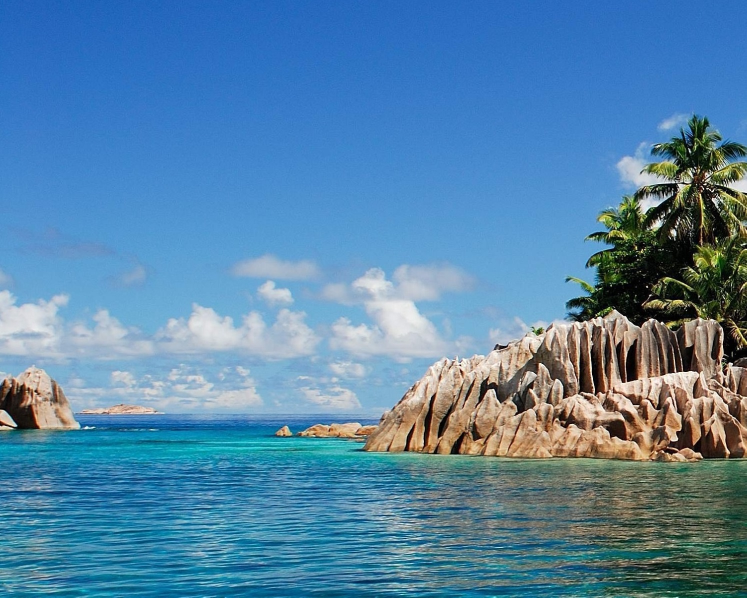
#> input picture StitchAndPostProcess/Images/1/1.jpg, 1493 x 1195 px (shown at 1/2 size)
$ python -i main.py   (imports and definitions only)
#> lines starting #> are read from the running program, lines starting #| are printed output that depends on the picture; after the words box and inside, x2 and y2 are one past the last pixel; in counts of white or black regions, pixels touching at a corner belong together
#> further down, picture is the input picture: shape (1195, 1493, 3); mean B, G, R 166.7, 131.9, 85.1
# -*- coding: utf-8 -*-
"""
Created on Sun Mar  5 17:37:38 2023

@author: Shibin Judah Paul
"""

import cv2
import numpy as np

from matplotlib import pyplot as plt


def bgr1(myimage):

    # Blur to image to reduce noise
    myimage = cv2.GaussianBlur(myimage,(5,5), 0)

    # We bin the pixels. Result will be a value 1..5
    bins=np.array([0,51,102,153,204,255])
    myimage[:,:,:] = np.digitize(myimage[:,:,:],bins,right=True)*51
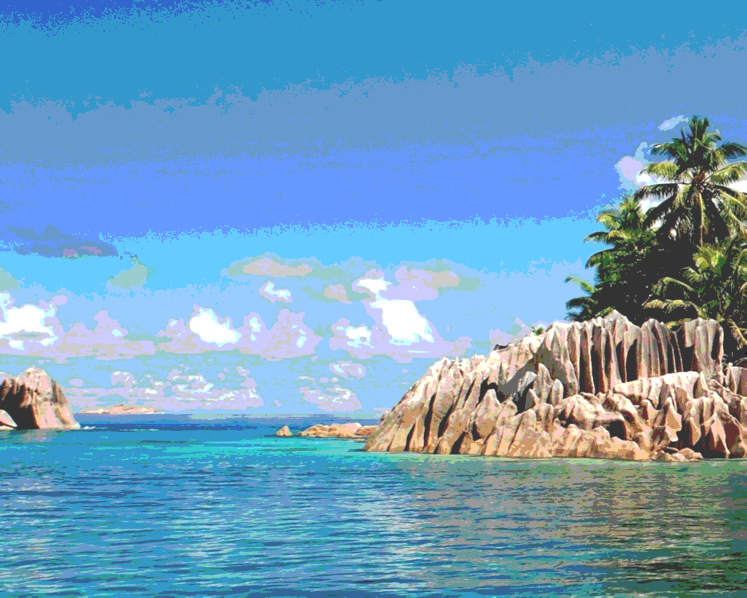
#> myimage: shape (1195, 1493, 3) (shown at 1/2 size); mean of channels 0, 1, 2 192.2, 158.6, 110.3; drawn as B, G, R

    # Create single channel greyscale for thresholding
    myimage_grey = cv2.cvtColor(myimage, cv2.COLOR_BGR2GRAY)
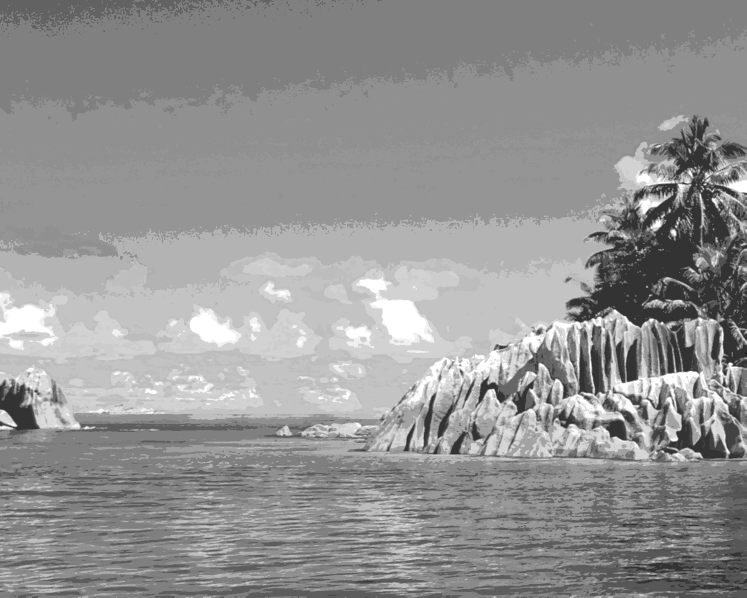
#> myimage_grey: shape (1195, 1493) (shown at 1/2 size); min 21, max 255, mean 148

    # Perform Otsu thresholding and extract the background.
    # We use Binary Threshold as we want to create an all white background
    ret,background = cv2.threshold(myimage_grey,0,255,cv2.THRESH_BINARY+cv2.THRESH_OTSU)
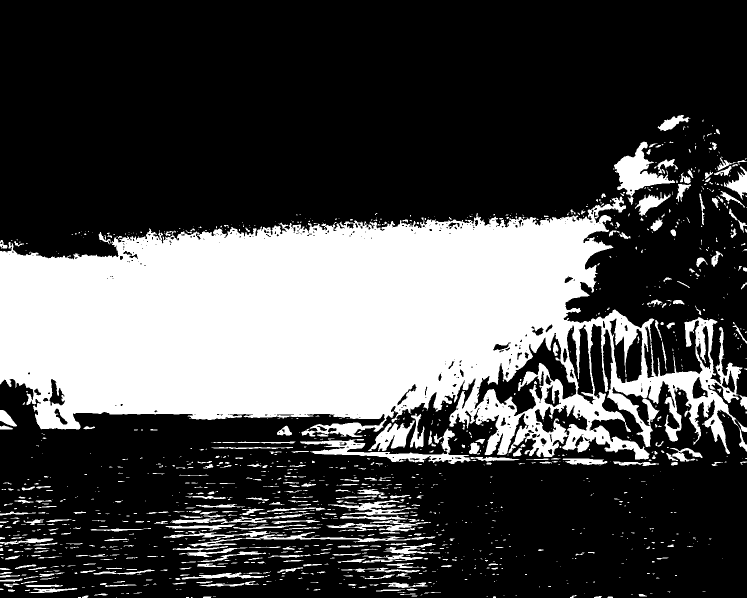
#> background: shape (1195, 1493) (shown at 1/2 size); 29.4% white; 1271 white regions (877 under 20 px), largest, box (x1, y1, x2, y2) and area: (0, 393, 1493, 919) 453672, (600, 856, 942, 928) 5332, (1228, 283, 1350, 410) 5215
#> ret = 162

    # Convert black and white back into 3 channel greyscale
    background = cv2.cvtColor(background, cv2.COLOR_GRAY2BGR)

    # Perform Otsu thresholding and extract the foreground.
    # We use TOZERO_INV as we want to keep some details of the foregorund
    ret,foreground = cv2.threshold(myimage_grey,0,255,cv2.THRESH_TOZERO_INV+cv2.THRESH_OTSU)  #Currently foreground is only a mask
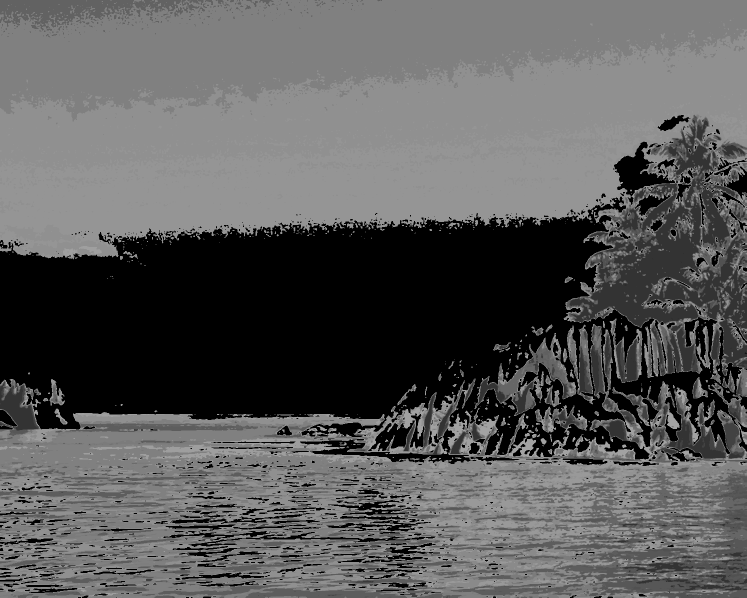
#> foreground: shape (1195, 1493) (shown at 1/2 size); min 0, max 162, mean 90
    foreground = cv2.bitwise_and(myimage,myimage, mask=foreground)  # Update foreground with bitwise_and to extract real foreground
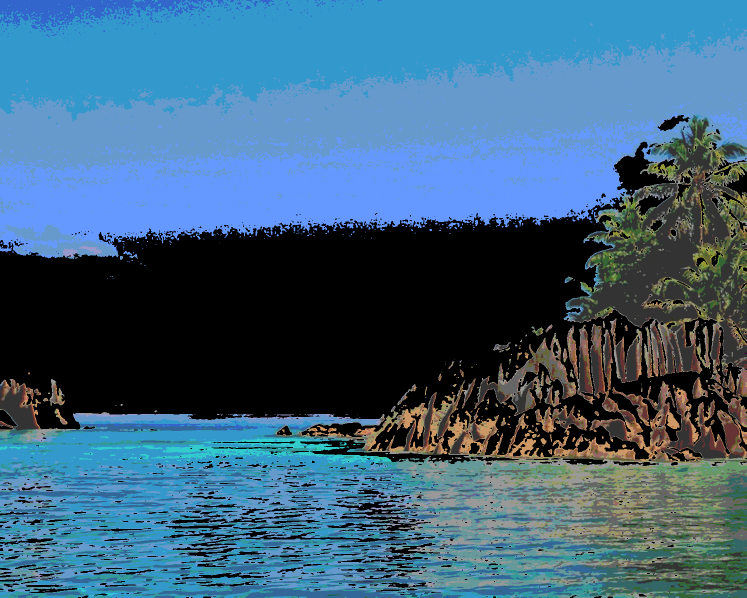
#> foreground: shape (1195, 1493, 3) (shown at 1/2 size); mean of channels 0, 1, 2 125.2, 98.1, 60.7; drawn as B, G, R

    # Combine the background and foreground to obtain our final image
    finalimage = background+foreground
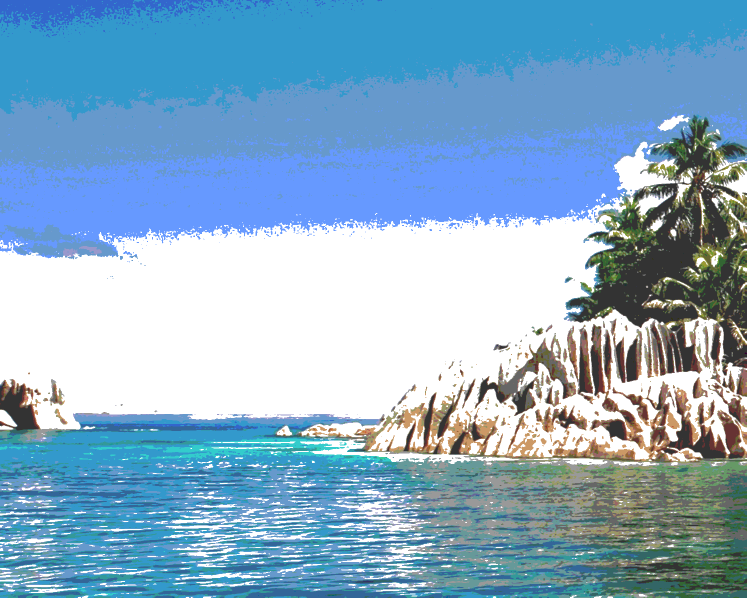
#> finalimage: shape (1195, 1493, 3) (shown at 1/2 size); mean B, G, R 200, 172.9, 135.5

    return finalimage

# [82 lines left out: functions bgr2, bgr3, open_webcam, draw_label, not called in this run]


welcome_msg = """
\nWelcome to Background Blurring using OpenCV!
\n=============================================
\nThis app has 3 different methods that can be used to blur the BG:
\nMethod 1: Gaussian Blur + Image Color Binning + Otsu-Thresholding
\nMethod 2: Simple Image Thresholding to extract FG and BG
\nMethod 3: Work in HSV colorspace + Numpy to perform Thresholding
to extract FG and BG
\nPress 4: to compare all three in a single window
"""

# [45 lines not run here, left out]


>>> import cv2
>>> picture = cv2.imread('../StitchAndPostProcess/Images/1/1.jpg')
>>> result = bgr1(picture)

$ run again, on StitchAndPostProcess/Images/1/2.jpg
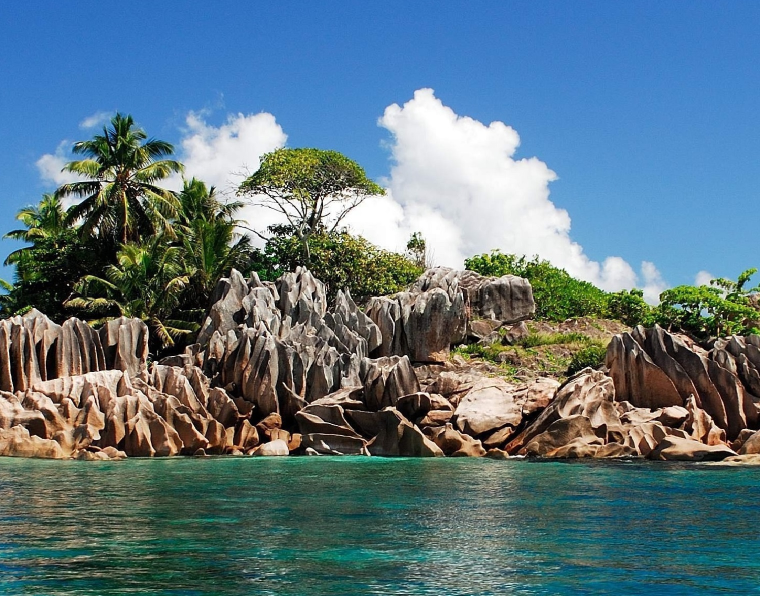
#> input picture StitchAndPostProcess/Images/1/2.jpg, 1520 x 1192 px (shown at 1/2 size)
#> picture is the input picture: shape (1192, 1520, 3); mean B, G, R 126.8, 116.4, 92.7
#> in bgr1, `ret,background = cv2.threshold(myimage_grey,0,255,cv2.THRESH_BINARY+cv..`:
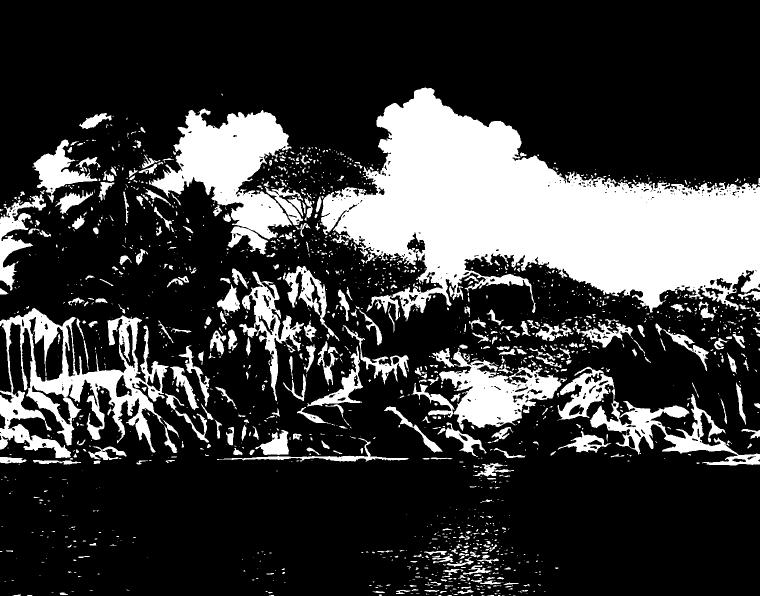
#> background: shape (1192, 1520) (shown at 1/2 size); 22.7% white; 1747 white regions (1269 under 20 px), largest, box (x1, y1, x2, y2) and area: (640, 175, 1520, 642) 203297, (0, 616, 337, 916) 35322, (298, 217, 584, 479) 35192
#> ret = 162
#> in bgr1, `finalimage = background+foreground`:
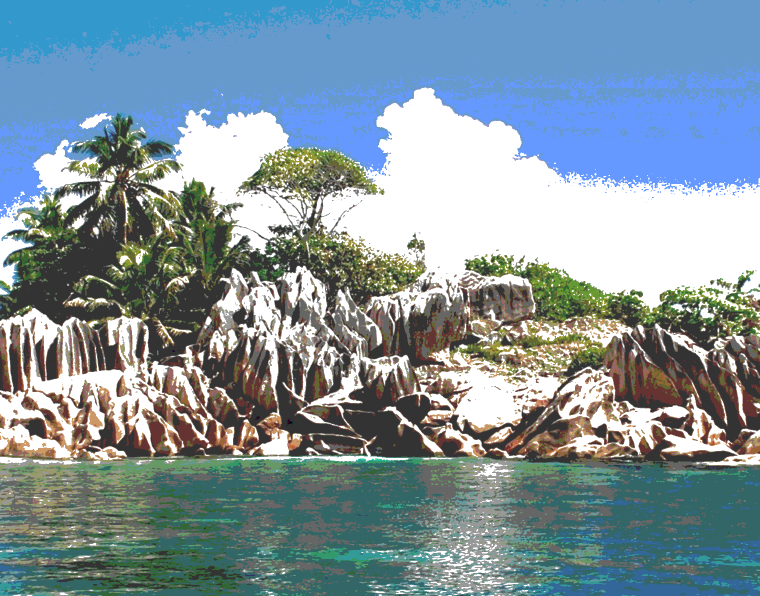
#> finalimage: shape (1192, 1520, 3) (shown at 1/2 size); mean B, G, R 158.7, 149, 129.2

$ run again, on StitchAndPostProcess/Images/1/3.jpg
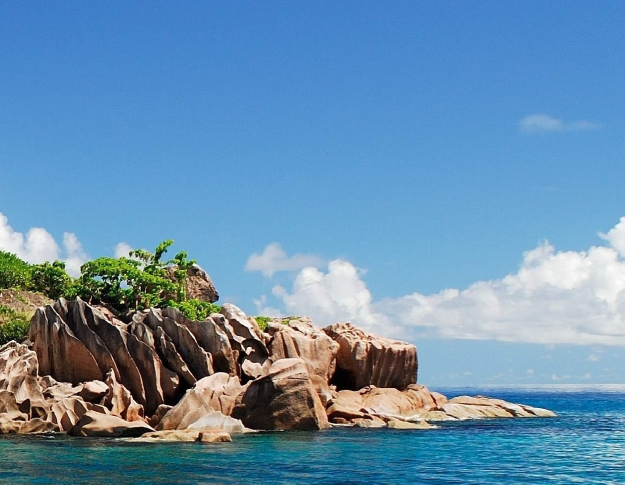
#> input picture StitchAndPostProcess/Images/1/3.jpg, 1249 x 969 px (shown at 1/2 size)
#> picture is the input picture: shape (969, 1249, 3); mean B, G, R 173.8, 142.7, 102.8
#> in bgr1, `ret,background = cv2.threshold(myimage_grey,0,255,cv2.THRESH_BINARY+cv..`:
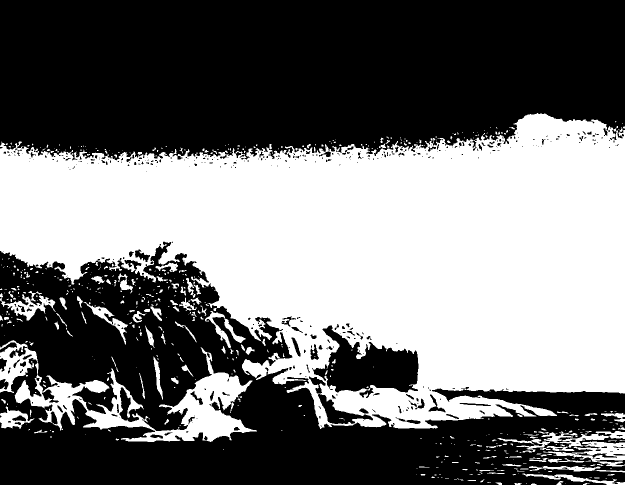
#> background: shape (969, 1249) (shown at 1/2 size); 45% white; 578 white regions (421 under 20 px), largest, box (x1, y1, x2, y2) and area: (0, 226, 1249, 858) 489547, (29, 695, 514, 884) 25696, (0, 680, 76, 786) 3389
#> ret = 162
#> in bgr1, `finalimage = background+foreground`:
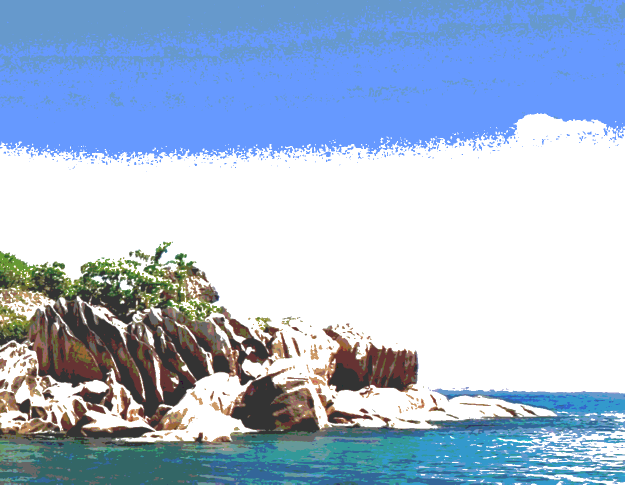
#> finalimage: shape (969, 1249, 3) (shown at 1/2 size); mean B, G, R 213.6, 187.2, 167
